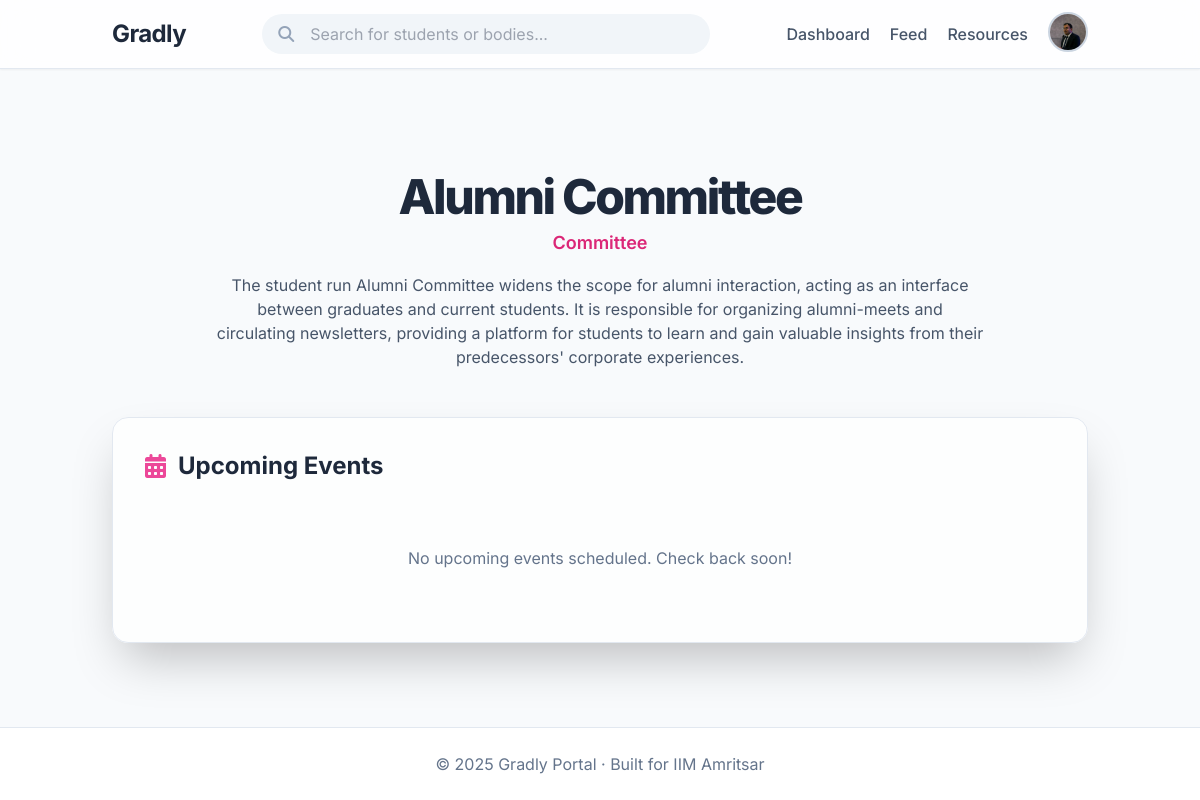
The page /body/1/home (signed in) on the database its author committed.
### models.py (models this page shows, shortened)
class User(db.Model, UserMixin):
    id = db.Column(db.String(15), primary_key=True)
    name = db.Column(db.String(100), nullable=False)
    email = db.Column(db.String(120), unique=True, nullable=False)
    password = db.Column(db.String(200), nullable=False)
    cgpa = db.Column(db.Float, nullable=True)
    resume = db.Column(db.String(200), nullable=True)
    phone = db.Column(db.String(20), nullable=True)
    profile_pic = db.Column(db.String(200), nullable=True)
    linkedin_url = db.Column(db.String(300), nullable=True)
    dob = db.Column(db.Date, nullable=True)
    is_admin = db.Column(db.Boolean, default=False)
    show_email = db.Column(db.Boolean, default=True)
    show_phone = db.Column(db.Boolean, default=True)
    show_cgpa = db.Column(db.Boolean, default=True)
    work_experiences = db.relationship('WorkExperience', backref='user', lazy=True)
    internships = db.relationship('Internship', backref='user', lazy=True)
    certifications = db.relationship('Certification', backref='user', lazy=True)
    skills = db.relationship('Skill', backref='user', lazy=True)
    hobbies = db.relationship('Hobby', backref='user', lazy=True)
    comments = db.relationship("PostComment", backref="author", lazy=True, cascade="all, delete-orphan")
    votes = db.relationship("PostVote", backref="voter", lazy=True, cascade="all, delete-orphan")
    @property
    def user_type(self):
        return "student"

class StudentBody(db.Model, UserMixin):
    id = db.Column(db.Integer, primary_key=True)
    name = db.Column(db.String(200), nullable=False)
    email = db.Column(db.String(200), unique=True, nullable=False)
    body_type = db.Column(db.String(100), nullable=True)
    description = db.Column(db.Text, nullable=True)
    password = db.Column(db.String(200), nullable=False)
    logo = db.Column(db.String(200), nullable=True)
    linkedin_url = db.Column(db.String(300), nullable=True)
    instagram_url = db.Column(db.String(300), nullable=True)
    posts = db.relationship("StudentBodyPost", backref="student_body", lazy=True, cascade="all, delete-orphan")
    events = db.relationship("BodyEvent", backref="body", lazy=True, cascade="all, delete-orphan")

### routes/studentbody.py (the view)
@studentbody_bp.route("/body/<int:body_id>/home")
def body_home(body_id):
    body = StudentBody.query.get_or_404(body_id)
    return render_template("body_home.html", body=body)

### app.py (called while the page is built)
@login_manager.user_loader
def load_user(user_id):
    if user_id.startswith("U_"):
        roll = user_id.split("_", 1)[1]   # keep string as-is
        return User.query.get(roll)
    elif user_id.startswith("B_"):
        body_id = user_id.split("_", 1)[1]
        return StudentBody.query.get(int(body_id))
    return None

@app.before_request
def create_tables():
    db.create_all()

### templates/body_home.html (shortened to what this page needs)
{% extends "base.html" %}
{% block content %}
<div class="text-center py-12">
    <h1 class="text-5xl font-extrabold text-slate-800 tracking-tighter">{{ body.name }}</h1>
    <p class="text-lg text-pink-600 font-semibold mt-2">{{ body.body_type }}</p>
    <p class="max-w-3xl mx-auto mt-4 text-slate-600">{{ body.description }}</p>
</div>
<div class="bg-white/70 backdrop-blur-lg p-6 sm:p-8 rounded-2xl shadow-2xl border border-slate-200">
    <h2 class="text-2xl font-bold text-slate-800 mb-6 flex items-center gap-3"><i
            class="fa fa-calendar-alt text-pink-500"></i> Upcoming Events</h2>
    <div class="space-y-4">
        {% for event in body.events %}
        <div class="bg-slate-50/80 p-4 rounded-lg flex items-center space-x-4">
            <div
                class="flex-shrink-0 bg-pink-100 text-pink-600 h-14 w-14 rounded-xl flex flex-col items-center justify-center font-bold">
                <span class="text-sm -mb-1">{{ event.date.strftime('%b') }}</span>
                <span class="text-2xl">{{ event.date.strftime('%d') }}</span>
            </div>
            <div class="flex-grow">
                <p class="font-bold text-slate-800">{{ event.title }}</p>
                <p class="text-sm text-slate-500">{{ event.description|truncate(150) }}</p>
            </div>
            {% if event.poster %}
            <img src="{{ url_for('static', filename=event.poster) }}"
                class="w-28 h-20 object-cover rounded-md flex-shrink-0 hidden sm:block" alt="Event Poster">
            {% endif %}
        </div>
        {% else %}
        <p class="text-slate-500 text-center py-10">No upcoming events scheduled. Check back soon!</p>
        {% endfor %}
    </div>
</div>
{% endblock %}

### templates/base.html (shortened to what this page needs)
<!DOCTYPE html>
<html lang="en" class="scroll-smooth">
<head>
    <script src="https://cdn.tailwindcss.com"></script>
    <link rel="stylesheet" href="https://cdnjs.cloudflare.com/ajax/libs/font-awesome/6.5.2/css/all.min.css"
 />
</head>
<body class="bg-slate-50 text-slate-800 flex flex-col min-h-screen">
    <nav class="sticky top-0 z-50 bg-white/80 backdrop-blur-lg shadow-sm border-b border-slate-200">
        <div class="container mx-auto px-6 py-3 flex justify-between items-center">
            <a href="{% if current_user.is_authenticated and current_user.user_type == 'body' %}
                     {{ url_for('studentbody.body_home', body_id=current_user.id) }}
                  {% else %}
                     {{ url_for('home') }}
                  {% endif %}" class="text-2xl font-bold text-slate-800 tracking-tight">
                Gradly
            </a>
            {% if current_user.is_authenticated %}
            <div class="relative w-full max-w-md hidden md:block">
                <i class="fa fa-search absolute left-4 top-1/2 -translate-y-1/2 text-slate-400"></i>
                <input id="search-bar" type="text" placeholder="Search for students or bodies..."
                    class="w-full pl-12 pr-4 py-2 rounded-full bg-slate-100 border-transparent focus:outline-none focus:ring-2 focus:ring-sky-500 transition-all">
            </div>
            {% endif %}
            <div class="flex items-center space-x-5">
                {% if current_user.is_authenticated %}
                {% if current_user.user_type == "student" %}
                <a href="{{ url_for('dashboard.dashboard') }}"
                    class="text-slate-600 hover:text-sky-500 font-medium transition-colors">Dashboard</a>
                {% elif current_user.user_type == "body" %}
                <a href="{{ url_for('studentbody.body_dashboard', body_id=current_user.id) }}"
                    class="text-slate-600 hover:text-pink-500 font-medium transition-colors">Dashboard</a>
                {% endif %}
                <a href="{{ url_for('posts.feed') }}"
                    class="text-slate-600 hover:text-emerald-500 font-medium transition-colors">Feed</a>
                <a href="{{ url_for('resources.resources') }}"
                    class="text-slate-600 hover:text-sky-500 font-medium transition-colors">Resources</a>
                <div class="relative" x-data="{ open: false }">
                    <button @click="open = !open"
                        class="w-10 h-10 rounded-full overflow-hidden border-2 border-slate-300 focus:outline-none">
                        {% if current_user.profile_pic %}
                        <img src="{{ url_for('static', filename=current_user.profile_pic) }}" alt="Profile Picture"
                            class="w-full h-full object-cover">
                        {% else %}
                        <img src="{{ url_for('static', filename='default-profile.png') }}" alt="Default Picture"
                            class="w-full h-full object-cover">
                        {% endif %}
                    </button>
                </div>
                {% else %}
                <a href="{{ url_for('auth.login') }}"
                    class="text-slate-600 hover:text-sky-500 font-medium transition-colors">Login</a>
                <a href="{{ url_for('auth.register') }}"
                    class="bg-sky-500 text-white px-4 py-2 rounded-full text-sm font-semibold hover:bg-sky-600 transition-all duration-300">Register</a>
                {% endif %}
            </div>
        </div>
    </nav>
    <main class="container mx-auto px-6 py-8 flex-grow">
        <div class="content-fade-in">
            {% block content %}{% endblock %}
        </div>
    </main>
    <footer class="bg-white border-t border-slate-200 text-center py-6 mt-auto">
        <p class="text-slate-500">&copy; 2025 Gradly Portal · Built for IIM Amritsar</p>
    </footer>
</body>
</html>

### templates/base.html (style rules this page uses)
body { font-family: 'Inter', sans-serif; }
.content-fade-in { animation: fadeIn 0.6s ease-in-out forwards; }

### rows shown on the page
User: profile_pic (picture)
StudentBody: name "Alumni Committee", body_type "Committee", description "The student run Alumni Committee widens the scope for alumni interaction, acting as an interface between graduates and current students. It is responsible for organizing alumni-meets and circulating newsletters, providing a platform for students to learn and gain valuable insights from their predecessors' corporate experiences."
